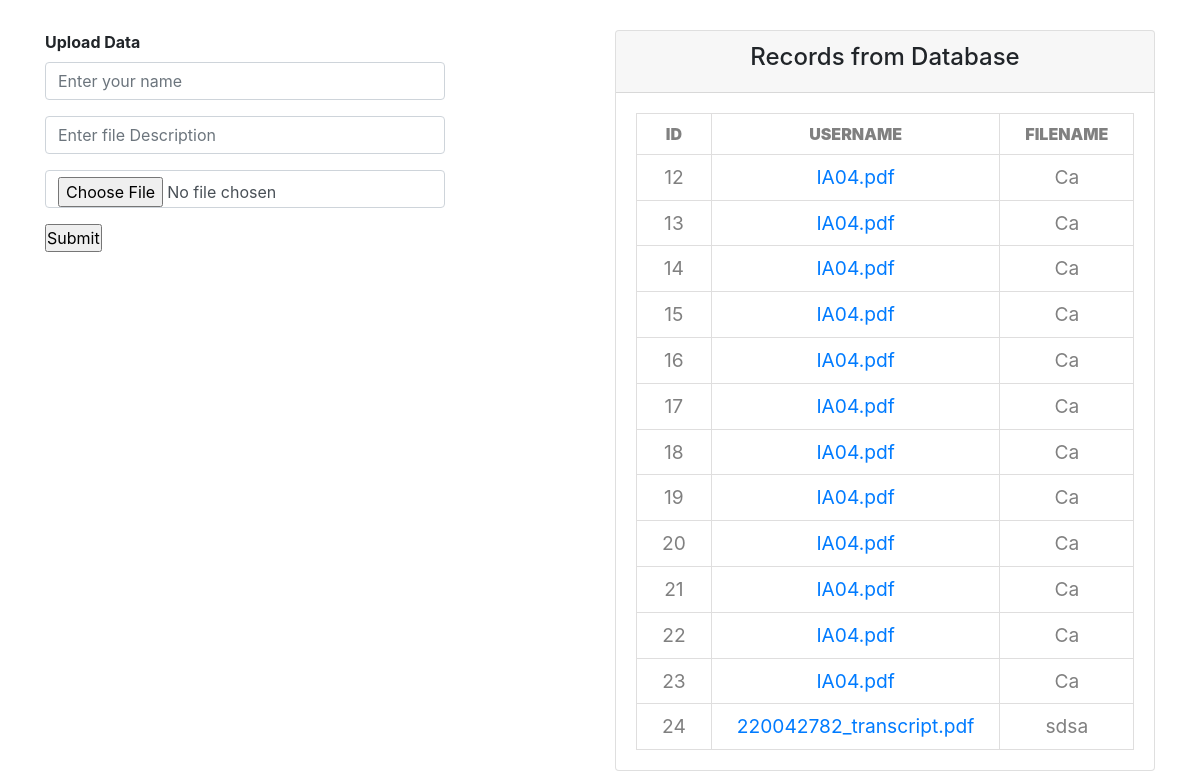
Before: /upload.php with the older database file.
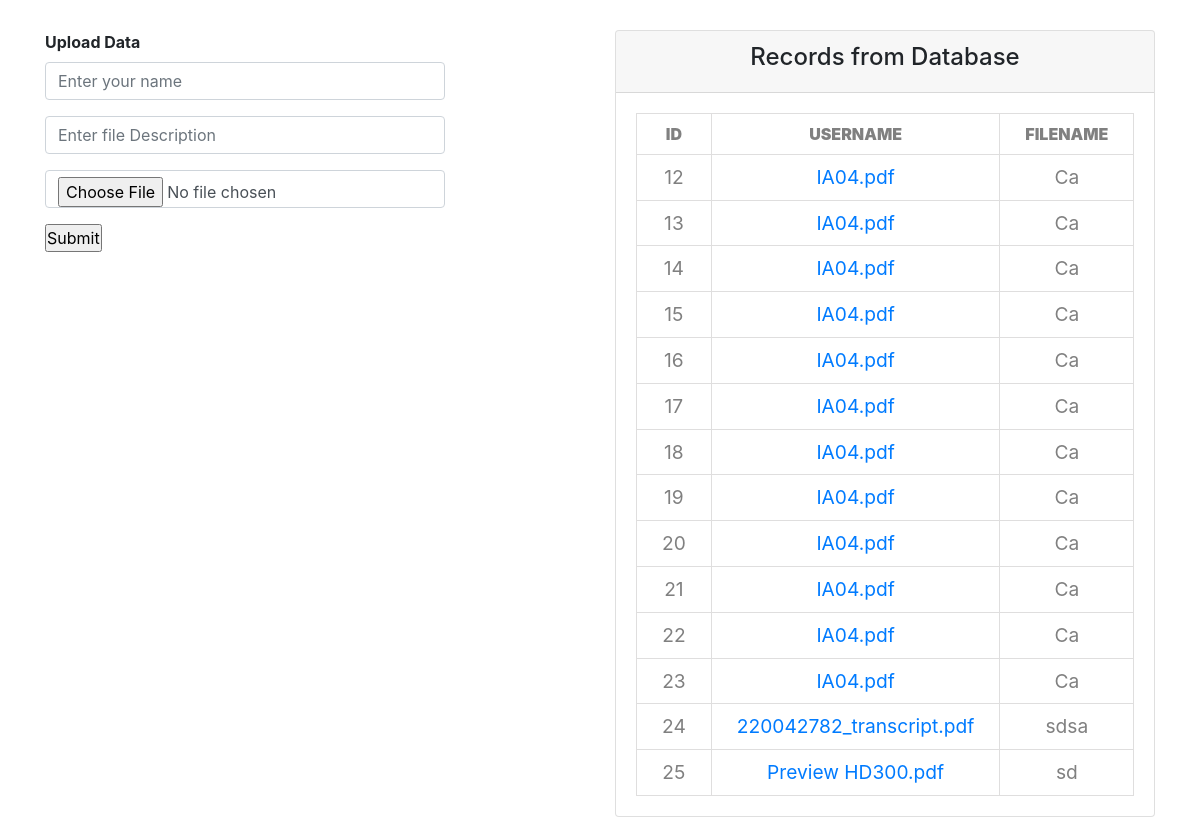
After: the same page with the newer database file.
### tables this page shows
CREATE TABLE `pdf` (
  `pdfID` int(11) NOT NULL,
  `fileName` varchar(200) NOT NULL,
  `userName` varchar(200) NOT NULL,
  `pdfDescription` varchar(200) NOT NULL
);

### upload.php (the view, shortened to what this page needs)
<?php include 'dbcon.php'; ?>
<!DOCTYPE html>
<html lang="en">
<head>
    <link rel="stylesheet" href=
    "https://cdn.jsdelivr.net/npm/bootstrap@4.6.1/dist/css/bootstrap.min.css">
    <link rel="stylesheet" href="style/uploadStyle.css">
</head>
<body>
<div class="container" style="margin-top:30px">
    <div class="row">
        <div class="col-lg-6 col-md-6 col-12">
            <strong>Upload Data</strong>
            <form method="post" enctype="multipart/form-data">
                <div class="form-input py-2">
                    <div class="form-group">
                        <input type="text" class="form-control"
                               placeholder="Enter your name" name="name">
                    </div>
                    <div class="form-group">
                        <input type="text" class="form-control"
                               placeholder="Enter file Description" name="Description">
                    </div>
                    <div class="form-group">
                        <input type="file" name="pdf_file"
                               class="form-control" accept=".pdf" required/>
                    </div>
                    <div class="form-group">
                        <input type="submit"
                               class="btnRegister" name="submit" value="Submit">
                    </div>
                </div>
            </form>
        </div>
        <div class="col-lg-6 col-md-6 col-12">
            <div class="card">
                <div class="card-header text-center">
                    <h4>Records from Database</h4>
                </div>
                <div class="card-body">
                    <div class="table-responsive">
                        <table>
                            <thead>
                            <th>ID</th>
                            <th>UserName</th>
                            <th>FileName</th>
                            </thead>
                            <tbody>
                            <?php
                            $selectQuery = "select * from pdf";
                            $squery = mysqli_query($con, $selectQuery);
                            while (($result = mysqli_fetch_assoc($squery))) {
                                ?>
                                <tr>
                                    <td><?php echo $result['pdfID']; ?></td>
                                    <td><a href="./pdf/<?php echo $result['fileName']; ?>" download><?php echo $result['fileName']; ?></a></td>
                                    <td><?php echo $result['userName']; ?></td>
                                </tr>
                                <?php
                            }
                            ?>
                            </tbody>
                        </table>
                    </div>
                </div>
            </div>
        </div>
    </div>
</body>
</html>

Changed rows visible on the page:
added pdf: pdfID "25", fileName "Preview HD300.pdf", userName "sd"
